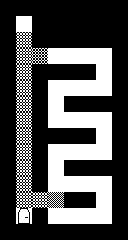

A level layout from a 2D game, rendered from its tile map. Below: a short description, then the map file with its tile-grid data intact:
An orthogonal 8x15 tile map with 16x16 px tiles, 1 tile layer (Ground) and 2 objects (PlayerStartingPosition, Rock).

<map version="1.0" orientation="orthogonal" width="8" height="15" tilewidth="16" tileheight="16">
 <properties>
  <property name="gravity" value="10" />
  <property name="nextMap" value="map5.tmx" />
 </properties>
 <tileset firstgid="1" name="Tileset" tilewidth="16" tileheight="16">
  <image source="../assets/tiles.png" width="32" height="48" />
  <tile id="0">
   <properties>
    <property name="blastable" value="0" />
    <property name="name" value="Wall" />
    <property name="obstacle" value="1" />
   </properties>
  </tile>
  <tile id="1">
   <properties>
    <property name="blastable" value="0" />
    <property name="name" value="Floor" />
    <property name="obstacle" value="0" />
   </properties>
  </tile>
  <tile id="2">
   <properties>
    <property name="blastTo" value="Floor" />
    <property name="blastable" value="1" />
    <property name="name" value="BlastableWall" />
    <property name="obstacle" value="1" />
   </properties>
  </tile>
  <tile id="3">
   <properties>
    <property name="name" value="Door" />
    <property name="obstacle" value="0" />
   </properties>
  </tile>
  <tile id="4">
   <properties>
    <property name="blastTo" value="Floor" />
    <property name="blastable" value="1" />
    <property name="chainBlast" value="1" />
    <property name="name" value="ChainBlastableWall" />
    <property name="obstacle" value="1" />
   </properties>
  </tile>
  <tile id="5">
   <properties>
    <property name="blastTo" value="Wall" />
    <property name="blastable" value="1" />
    <property name="chainBlast" value="1" />
    <property name="name" value="BlastToWall" />
    <property name="obstacle" value="1" />
   </properties>
  </tile>
 </tileset>
 <layer name="Ground" width="8" height="15">
  <data encoding="csv">
1,1,1,1,1,1,1,1,
1,2,1,1,1,1,1,1,
1,5,1,1,1,1,1,1,
1,5,6,2,2,2,2,1,
1,5,1,1,1,1,2,1,
1,5,1,2,2,2,2,1,
1,5,1,2,1,1,1,1,
1,5,1,2,2,2,2,1,
1,5,1,1,1,1,2,1,
1,5,1,2,2,2,2,1,
1,5,1,2,1,1,1,1,
1,5,1,2,2,2,2,1,
1,5,5,3,1,1,2,1,
1,4,1,2,2,2,2,1,
1,1,1,1,1,1,1,1
</data>
 </layer>
 <objectgroup name="Objects" width="8" height="15">
  <object name="Player" type="PlayerStartingPosition" x="48" y="208" width="16" height="16">
   <properties>
    <property name="number" value="0" />
   </properties>
  </object>
  <object type="Rock" x="16" y="16" width="16" height="16">
   <ellipse />
  </object>
 </objectgroup>
</map>
